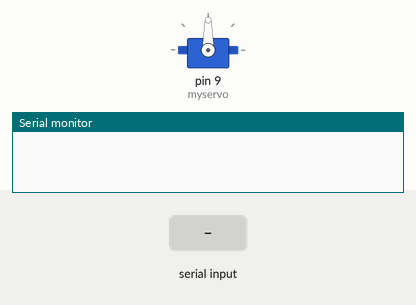
This sketch was run on a simulated Arduino Uno, built with avr-gcc and run on an emulated ATmega328P. Parts: servo, the last lines printed to the serial monitor. The test bench sets the inputs (shaded band).

Above: at 1.2 s.
1.3 s: "30,150\n" received over Serial
At 2.2 s:
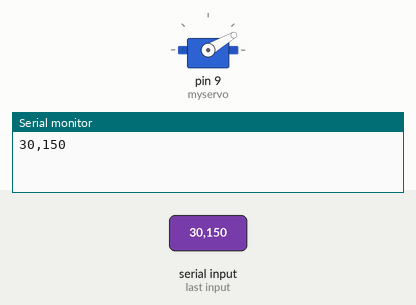
2.8 s: "5\n" received over Serial
At 3.1 s:
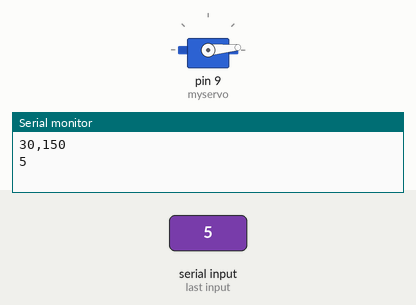
4.3 s: "200\n" received over Serial
At 5.5 s:
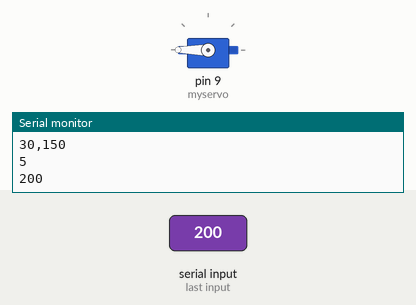
5.8 s: "90,45\n" received over Serial
At 6.7 s:
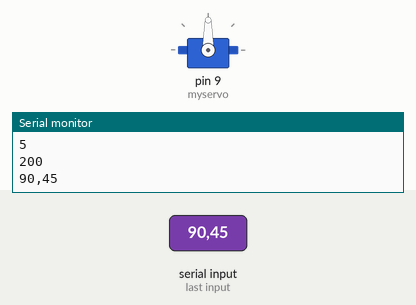
Timing chart, 0 to 8.3 s (numbered marks = the images above; inputs shaded):
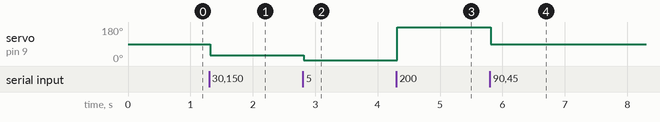

The sketch:

8_3_serial_arduino_servo.ino
```cpp
 #include <Servo.h>
Servo myservo;
 String inByte;

 void setup() {
   myservo.attach(9);
   Serial.begin(9600);
   Serial.setTimeout(10);
 }
 void loop() {
   if(Serial.available()>0)
   {
    // If data is available to read,
     inByte = Serial.readString(); // read it and store it in val
     Serial.println(inByte);
     myservo.write(inByte.toInt());
   }
 }
```

Measured:
- after the input at 1.3 s, servo on pin 9 (myservo): 90° → 30° at once
- after the input at 2.8 s, servo on pin 9 (myservo): 30° → 5° at once
- after the input at 4.3 s, servo on pin 9 (myservo): 5° → 180° at once
- after the input at 5.8 s, servo on pin 9 (myservo): 180° → 90° at once
